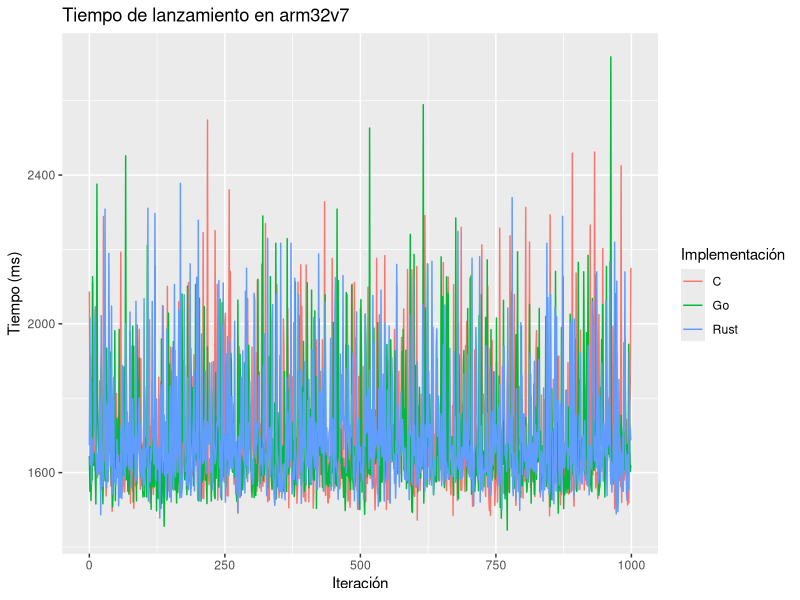
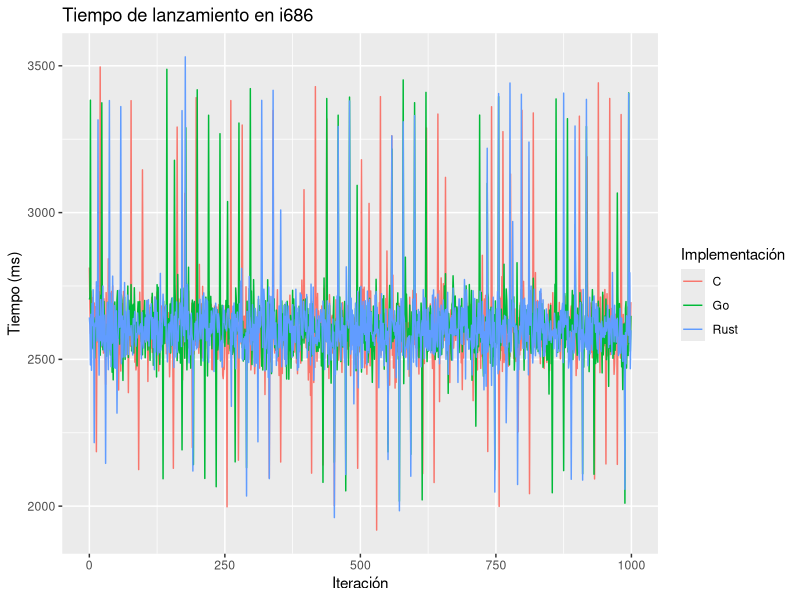
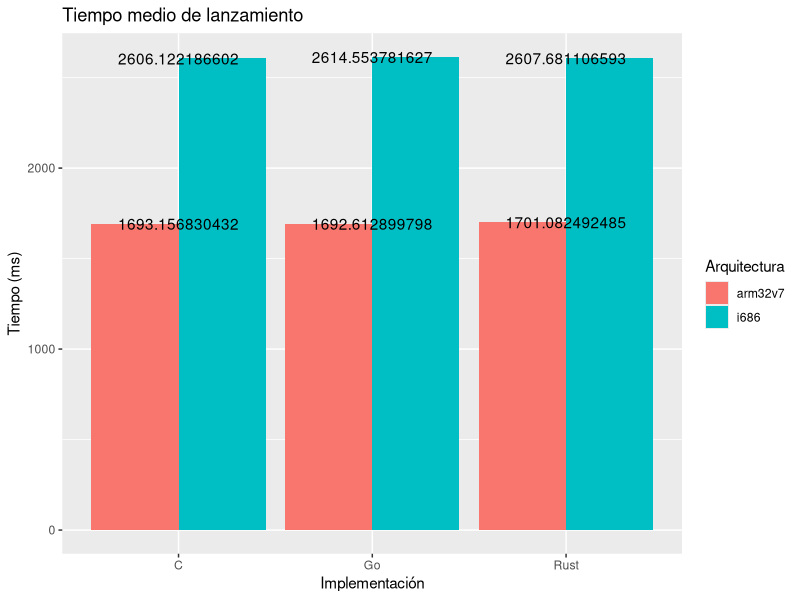

Write the R code that produced these figures, in order.
library(tidyverse)

# Load datasets
arm <-
  read_csv("../results/start-time-arm-20200304-1000.csv") %>%
  mutate(arch = "arm32v7") %>%
  select(-id)

i386 <-
  read_csv("../results/start-time-i386-20203810-1000.csv") %>%
  mutate(arch = "i686") %>%
  select(-id)

data <- bind_rows(arm, i386) # append datasets

# Print general info
data %>%
  group_by(arch, impl) %>%
  summarise(
    mean = mean(start_time),
    std_deviation = sd(start_time),
    min = min(start_time),
    max = max(start_time)
  ) %>%
  print()

# ARM times lineplot
data %>%
  filter(arch == "arm32v7") %>%
  ggplot(aes(x = iter, y = start_time, colour = impl)) +
  geom_line() +
  labs(
    title = "Tiempo de lanzamiento en arm32v7",
    x = "Iteración",
    y = "Tiempo (ms)",
    colour = "Implementación"
  ) +
  scale_colour_hue(labels = c("C", "Go", "Rust"))

# i386 times lineplot
data %>%
  filter(arch == "i686") %>%
  ggplot(aes(x = iter, y = start_time, colour = impl)) +
  geom_line() +
  labs(
    title = "Tiempo de lanzamiento en i686",
    x = "Iteración",
    y = "Tiempo (ms)",
    colour = "Implementación"
  ) +
  scale_colour_hue(labels = c("C", "Go", "Rust"))

# Mean times comparison barplot
data %>%
  group_by(arch, impl) %>%
  summarise(mean_time = mean(start_time)) %>%
  ggplot(aes(x = impl, y = mean_time, fill = arch)) +
  geom_bar(stat = "identity", position = "dodge") +
  geom_text(aes(label = mean_time)) +
  labs(
    title = "Tiempo medio de lanzamiento",
    x = "Implementación",
    y = "Tiempo (ms)",
    fill = "Arquitectura"
  ) +
  scale_x_discrete(labels = c("C", "Go", "Rust"))
